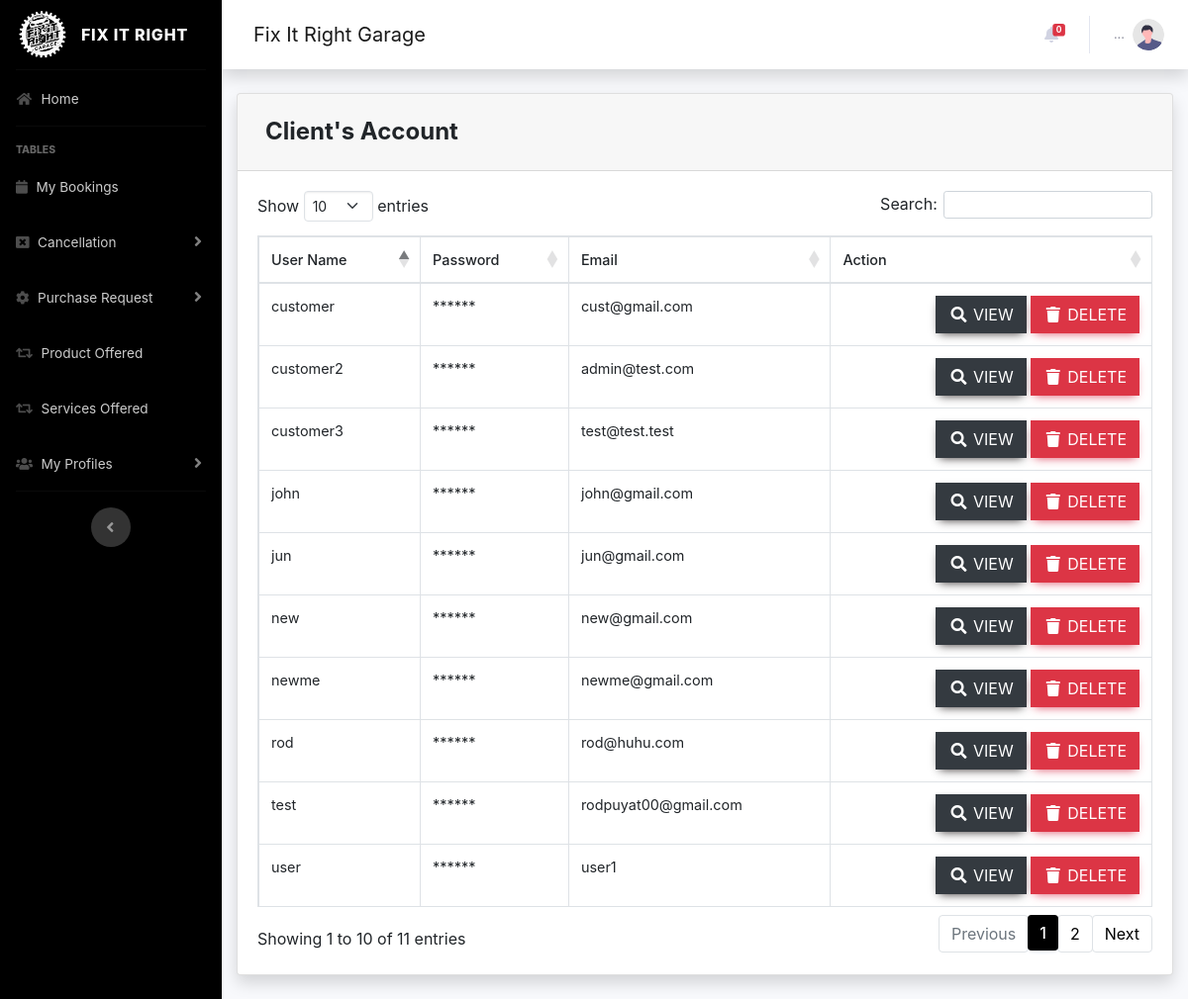
/pages/client/account.php (signed in), run on the app's committed database.
### tables this page shows
CREATE TABLE `users` (
  `id` int(11) NOT NULL,
  `username` varchar(255) NOT NULL,
  `firstname` varchar(255) NOT NULL,
  `lastname` varchar(255) NOT NULL,
  `phone` varchar(255) NOT NULL,
  `email` varchar(255) NOT NULL,
  `useremail` varchar(255) NOT NULL,
  `password` varchar(255) NOT NULL,
  `userage` int(64) NOT NULL,
  `usergender` varchar(255) NOT NULL,
  `userbirthdate` date DEFAULT NULL,
  `userprovince` varchar(255) NOT NULL,
  `usercity` varchar(255) NOT NULL,
  `user_type` varchar(255) NOT NULL
);

### pages/client/account.php (the view, shortened to what this page needs)
<?php
  include 'process/session.php';
?>
<!doctype html>
<html lang="en-US">
<head>
  </head>
<body>
            <div class="card shadow mb-4">
            <div class="card-header py-3">
              <h4 class="m-2 font-weight-bold">Client's Account&nbsp;</h4>
            </div>
            <div class="card-body">
              <div class="table-responsive">
                <table class="table table-bordered" id="dataTable" width="100%" cellspacing="0">
                  <thead>
                        <tr>
                          <th>User Name</th>
                          <th>Password</th>
                          <th>Email</th>
                          <th>Action</th>
                        </tr>
                     </thead>
                    <tbody>
                <?php             $temp = "";
                        $query = "SELECT * FROM users WHERE user_type = '$temp'";
                        $result = mysqli_query($con, $query) or die (mysqli_error($db));
                        while ($row = mysqli_fetch_assoc($result)) {
                        echo '<tr>';
                        echo '<td>'. $row['username'].'</td>';
                        echo '<td>******</td>';
                        echo '<td>'. $row['email'].'</td>';
                      echo '<td align="right">
                      <a type="button" class="btn btn-dark bg-gradient-btn-danger" style="border-radius: 0px;" href="view/customer_details.php?editId='.$row['id']. '">
                      <i class="fas fa-fw fa-search"></i> VIEW
                    </a>
                      <a type="button" class="btn btn-danger bg-gradient-btn-danger" style="border-radius: 0px;" href="process/process.php?deletecustomer='.$row['id']. '">
                      <i class="fas fa-fw fa-trash"></i> Delete
                    </a>
                     </td>';
                        echo '</tr> ';
                        }
                    ?>
                    </tbody>
                </table>
              </div>
            </div>
          </div>
 </body>
</html>
<?php
include ('footer.php');
?>

### data on the page
users: username "test", email "rodpuyat00@gmail.com"
users: username "john", email "john@gmail.com"
users: username "customer", email "cust@gmail.com"
users: username "customer2", email "admin@test.com"
users: username "new", email "new@gmail.com"
users: username "customer3", email "test@test.test"
users: username "user", email "user1"
users: username "jun", email "jun@gmail.com"
users: username "rod", email "rod@huhu.com"
users: username "newme", email "newme@gmail.com"

### other printed values
$nummy2 "0"
